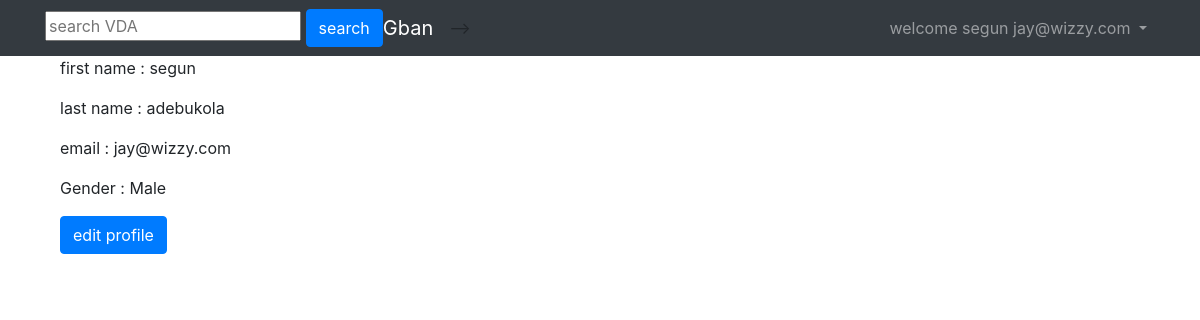
Page /profile/ (signed in) on the committed database.
### app/models.py (models this page shows)
class User(AbstractUser):
    username = None
    email = models.EmailField(_('email address'), unique=True)
    USERNAME_FIELD = 'email'
    REQUIRED_FIELDS = []
    objects = UserManager()

### accounts/models.py (models this page shows, shortened)
class Profile(models.Model):
    user = models.OneToOneField(User, related_name='profile')
    slug = models.SlugField(unique=True, blank=True, null=True, default='')
    middle_name = models.CharField(max_length = 100, blank=True, default='')
    village = models.CharField(max_length = 100, blank=True, default='')
    ward = models.CharField(max_length = 100, blank=True, default='')
    district = models.CharField(max_length = 100, blank=True, default='')
    address = models.CharField(max_length = 100, blank=True, default='')
    home_address = models.CharField(max_length = 100, blank=True, default='')
    occupation = models.CharField(max_length = 100, blank=True, default='')
    date_of_birth = models.DateField(blank=True, null=True)
    phone_number = models.CharField(max_length = 100, blank=True, default='')
    educational_qualification = models.CharField(max_length = 100, blank=True, default='')
    gender = models.CharField(max_length=100, choices=gender, blank=True)
    diasbilities = models.CharField(max_length=100, choices=diasbilities, blank=True)
    employement_status = models.CharField(max_length=100, choices=status, blank=True)
    photo = models.ImageField(upload_to="profile_photos", blank=True)

### accounts/views.py (the view)
# urls.py: url(r'^profile/$', profile, name='profile'),
@login_required
def profile(request):
    return render(request, 'profile.html')

### templates/profile.html (shortened to what this page needs)
{% extends 'base.html' %}
{% block content %}
  <div class="container">
    {% if request.user.is_authenticated %}
    <p>first name : {{ user.first_name }}</p>
    <p>last name : {{ user.last_name }}</p>
    <p>email : {{ user.email }}</p>
     {% if user.profile.gender %} <p>Gender : {{ user.profile.get_gender_display }}</p>       {% endif %}
    {% endif %}
    <a href="{% url 'edit_profile' %}"><button class="btn btn-primary">edit profile</button></a>
  </div>
{% endblock %}

### templates/base.html (shortened to what this page needs)
{% load static %}<!DOCTYPE html>
<html>
  <head>
    <link rel="stylesheet" href="{% static 'css/bootstrap.min.css' %}">
    <link rel="stylesheet" href="{% static 'css/bootstrap.css' %}">
    <link rel="stylesheet" href="{% static 'css/app.css' %}">
  </head>
  <body>
  {% block body %}
     <nav class="navbar navbar-expand-sm navbar-dark bg-dark">
  <div class="container">
    {% if user.is_staff %}
    {% block search %}
    <form method="GET" action="">
      <input type="text" name="q" placeholder="search VDA" value="{{ request.GET.q }}" />
      <button type="submit" value="search" class="btn btn-primary" >search</button>
    </form>
    {% endblock %}
    {% endif %}
    <a class="navbar-brand" href="{% url 'home' %}" > Gban</a>
    <div class="collapse navbar-collapse" id="mainMenu">
        {% if user.is_authenticated %}
      <ul class="navbar-nav ml-auto">
        <li class="nav-item dropdown">
          <a class="nav-link dropdown-toggle" href="#" id="userMenu" data-toggle="dropdown" aria-haspopup="true" aria-expanded="false">
          {% if user.is_authenticated %} welcome {{ user.first_name }} {{ or }} {{ user.email }} {% endif %}
          </a>
          <div class="dropdown-menu dropdown-menu-right" aria-labelledby="userMenu">
            <a class="dropdown-item" href="{% url 'profile' %}">My Profile</a>
            <a class="dropdown-item" href="{% url 'password_change' %}">Change password</a>
            <div class="dropdown-divider"></div>
            <a class="dropdown-item" href="{% url 'logout' %}">Log out</a>
          </div>
        </li>
      </ul>
        {% else %}
         <form class="form-inline ml-auto">
          <a href="{% url 'login' %}" class="btn btn-outline-secondary">Log in</a>
          <a href="{% url 'register' %}" class="btn btn-primary ml-2">Sign up</a>
        </form>
      {% endif %}
    </div>
  </div>
</nav>
<div class="container">
    {% block content %}
    {% endblock %}
</div>
  {% endblock body %}
    <script src="{% static 'js/jquery-3.2.1.min.js' %}"></script>
    <script src="{% static 'js/popper.min.js' %}"></script>
    <script src="{% static 'js/bootstrap.min.js' %}"></script>
  <!-- <script src="https://js.paystack.co/v1/inline.js"></script>
  <div id="paystackEmbedContainer"></div>
  <script>
    PaystackPop.setup({
     key: 'pk_test_221221122121',
     email: 'customer@email.com',
     amount: 10000,
     container: 'paystackEmbedContainer',
     callback: function(response){
          alert('successfully subscribed. transaction ref is ' + response.reference);
      },
    });
  </script>
  </body> -->
</html>

### rows in the picture
User: first_name "segun", email "jay@wizzy.com", last_name "adebukola", profile.gender "Male"
